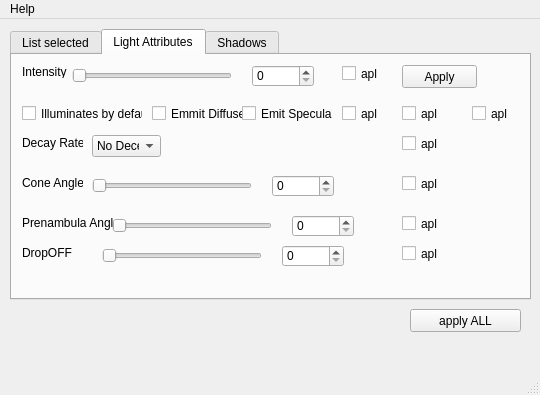
<?xml version="1.0" encoding="UTF-8"?>
<ui version="4.0">
 <class>mMSlgts_wnd</class>
 <widget class="QMainWindow" name="mMSlgts_wnd">
  <property name="geometry">
   <rect>
    <x>0</x>
    <y>0</y>
    <width>540</width>
    <height>395</height>
   </rect>
  </property>
  <property name="windowTitle">
   <string>my MAS Lights</string>
  </property>
  <widget class="QWidget" name="centralwidget">
   <widget class="QWidget" name="gridLayoutWidget">
    <property name="geometry">
     <rect>
      <x>10</x>
      <y>10</y>
      <width>521</width>
      <height>271</height>
     </rect>
    </property>
    <layout class="QGridLayout" name="gridLayout">
     <item row="0" column="0">
      <widget class="QTabWidget" name="tbWgt">
       <property name="currentIndex">
        <number>1</number>
       </property>
       <widget class="QWidget" name="lst_tb">
        <attribute name="title">
         <string>List selected</string>
        </attribute>
        <widget class="QPushButton" name="upd_btn">
         <property name="geometry">
          <rect>
           <x>310</x>
           <y>50</y>
           <width>75</width>
           <height>23</height>
          </rect>
         </property>
         <property name="toolTip">
          <string>&lt;html&gt;&lt;head/&gt;&lt;body&gt;&lt;p&gt;UPDATE  LIST of  ITEMS. it's not nesessery.&lt;/p&gt;&lt;/body&gt;&lt;/html&gt;</string>
         </property>
         <property name="text">
          <string>UPDATE</string>
         </property>
         <property name="-c" stdset="0">
          <string>msLits_updSlLst</string>
         </property>
        </widget>
        <widget class="QPushButton" name="desel_btn">
         <property name="geometry">
          <rect>
           <x>310</x>
           <y>20</y>
           <width>75</width>
           <height>23</height>
          </rect>
         </property>
         <property name="text">
          <string>DeSELECT</string>
         </property>
         <property name="-c" stdset="0">
          <string>msLits_dsel</string>
         </property>
        </widget>
        <widget class="QListWidget" name="objectScrollList">
         <property name="geometry">
          <rect>
           <x>20</x>
           <y>20</y>
           <width>271</width>
           <height>221</height>
          </rect>
         </property>
         <property name="editTriggers">
          <set>QAbstractItemView::NoEditTriggers</set>
         </property>
         <property name="dragEnabled">
          <bool>true</bool>
         </property>
         <property name="dragDropMode">
          <enum>QAbstractItemView::InternalMove</enum>
         </property>
         <property name="defaultDropAction">
          <enum>Qt::MoveAction</enum>
         </property>
         <property name="alternatingRowColors">
          <bool>true</bool>
         </property>
        </widget>
       </widget>
       <widget class="QWidget" name="atr_tb">
        <attribute name="title">
         <string>Light Attributes</string>
        </attribute>
        <widget class="QSpinBox" name="prenambulaAngle_box">
         <property name="geometry">
          <rect>
           <x>280</x>
           <y>160</y>
           <width>62</width>
           <height>22</height>
          </rect>
         </property>
        </widget>
        <widget class="QCheckBox" name="espc_ap">
         <property name="geometry">
          <rect>
           <x>460</x>
           <y>50</y>
           <width>70</width>
           <height>17</height>
          </rect>
         </property>
         <property name="text">
          <string>apl</string>
         </property>
        </widget>
        <widget class="QCheckBox" name="ints_ap">
         <property name="enabled">
          <bool>true</bool>
         </property>
         <property name="geometry">
          <rect>
           <x>330</x>
           <y>10</y>
           <width>70</width>
           <height>17</height>
          </rect>
         </property>
         <property name="text">
          <string>apl</string>
         </property>
        </widget>
        <widget class="QLabel" name="label">
         <property name="geometry">
          <rect>
           <x>10</x>
           <y>10</y>
           <width>46</width>
           <height>13</height>
          </rect>
         </property>
         <property name="text">
          <string>Intensity</string>
         </property>
        </widget>
        <widget class="QSpinBox" name="intensity_box">
         <property name="geometry">
          <rect>
           <x>240</x>
           <y>10</y>
           <width>62</width>
           <height>22</height>
          </rect>
         </property>
        </widget>
        <widget class="QLabel" name="label_5">
         <property name="geometry">
          <rect>
           <x>10</x>
           <y>190</y>
           <width>61</width>
           <height>16</height>
          </rect>
         </property>
         <property name="text">
          <string>DropOFF</string>
         </property>
        </widget>
        <widget class="QSlider" name="drpof_sl">
         <property name="geometry">
          <rect>
           <x>90</x>
           <y>190</y>
           <width>160</width>
           <height>22</height>
          </rect>
         </property>
         <property name="orientation">
          <enum>Qt::Horizontal</enum>
         </property>
         <property name="-dc" stdset="0">
          <string>drofSTapl</string>
         </property>
        </widget>
        <widget class="QSpinBox" name="dropOff_box">
         <property name="geometry">
          <rect>
           <x>270</x>
           <y>190</y>
           <width>62</width>
           <height>22</height>
          </rect>
         </property>
        </widget>
        <widget class="QCheckBox" name="dec_ap">
         <property name="geometry">
          <rect>
           <x>390</x>
           <y>80</y>
           <width>70</width>
           <height>17</height>
          </rect>
         </property>
         <property name="text">
          <string>apl</string>
         </property>
        </widget>
        <widget class="QSpinBox" name="coneAngle_box">
         <property name="geometry">
          <rect>
           <x>260</x>
           <y>120</y>
           <width>62</width>
           <height>22</height>
          </rect>
         </property>
        </widget>
        <widget class="QSlider" name="prnbangl_sl">
         <property name="geometry">
          <rect>
           <x>100</x>
           <y>160</y>
           <width>160</width>
           <height>22</height>
          </rect>
         </property>
         <property name="orientation">
          <enum>Qt::Horizontal</enum>
         </property>
         <property name="-dc" stdset="0">
          <string>pranSTapl</string>
         </property>
        </widget>
        <widget class="QLabel" name="label_2">
         <property name="geometry">
          <rect>
           <x>10</x>
           <y>80</y>
           <width>61</width>
           <height>16</height>
          </rect>
         </property>
         <property name="text">
          <string>Decay Rate</string>
         </property>
        </widget>
        <widget class="QCheckBox" name="cang_ap">
         <property name="geometry">
          <rect>
           <x>390</x>
           <y>120</y>
           <width>70</width>
           <height>17</height>
          </rect>
         </property>
         <property name="text">
          <string>apl</string>
         </property>
        </widget>
        <widget class="QLabel" name="label_3">
         <property name="geometry">
          <rect>
           <x>10</x>
           <y>120</y>
           <width>61</width>
           <height>16</height>
          </rect>
         </property>
         <property name="text">
          <string>Cone Angle</string>
         </property>
        </widget>
        <widget class="QCheckBox" name="emsp">
         <property name="geometry">
          <rect>
           <x>230</x>
           <y>50</y>
           <width>91</width>
           <height>17</height>
          </rect>
         </property>
         <property name="text">
          <string>Emit Specular</string>
         </property>
         <property name="-cc" stdset="0">
          <string>emspSTapl</string>
         </property>
        </widget>
        <widget class="QCheckBox" name="ilbd">
         <property name="geometry">
          <rect>
           <x>10</x>
           <y>50</y>
           <width>121</width>
           <height>17</height>
          </rect>
         </property>
         <property name="text">
          <string>Illuminates by default</string>
         </property>
         <property name="-cc" stdset="0">
          <string>ilbdfSTapl</string>
         </property>
        </widget>
        <widget class="QCheckBox" name="prang_ap">
         <property name="geometry">
          <rect>
           <x>390</x>
           <y>160</y>
           <width>70</width>
           <height>17</height>
          </rect>
         </property>
         <property name="text">
          <string>apl</string>
         </property>
        </widget>
        <widget class="QCheckBox" name="edf_ap">
         <property name="geometry">
          <rect>
           <x>390</x>
           <y>50</y>
           <width>70</width>
           <height>17</height>
          </rect>
         </property>
         <property name="text">
          <string>apl</string>
         </property>
        </widget>
        <widget class="QCheckBox" name="drpof_ap">
         <property name="geometry">
          <rect>
           <x>390</x>
           <y>190</y>
           <width>70</width>
           <height>17</height>
          </rect>
         </property>
         <property name="text">
          <string>apl</string>
         </property>
        </widget>
        <widget class="QSlider" name="cnang_sl">
         <property name="geometry">
          <rect>
           <x>80</x>
           <y>120</y>
           <width>160</width>
           <height>22</height>
          </rect>
         </property>
         <property name="singleStep">
          <number>0</number>
         </property>
         <property name="orientation">
          <enum>Qt::Horizontal</enum>
         </property>
         <property name="-dc" stdset="0">
          <string>cnanSTapl</string>
         </property>
        </widget>
        <widget class="QCheckBox" name="ilbdf_ap">
         <property name="geometry">
          <rect>
           <x>330</x>
           <y>50</y>
           <width>70</width>
           <height>17</height>
          </rect>
         </property>
         <property name="text">
          <string>apl</string>
         </property>
        </widget>
        <widget class="QCheckBox" name="emdf">
         <property name="geometry">
          <rect>
           <x>140</x>
           <y>50</y>
           <width>91</width>
           <height>17</height>
          </rect>
         </property>
         <property name="text">
          <string>Emmit Diffuse</string>
         </property>
         <property name="-cc" stdset="0">
          <string>emdfSTapl</string>
         </property>
        </widget>
        <widget class="QLabel" name="label_4">
         <property name="geometry">
          <rect>
           <x>10</x>
           <y>160</y>
           <width>91</width>
           <height>16</height>
          </rect>
         </property>
         <property name="text">
          <string>Prenambula Angle</string>
         </property>
        </widget>
        <widget class="QSlider" name="intns_sl">
         <property name="geometry">
          <rect>
           <x>60</x>
           <y>10</y>
           <width>160</width>
           <height>22</height>
          </rect>
         </property>
         <property name="orientation">
          <enum>Qt::Horizontal</enum>
         </property>
         <property name="-dc" stdset="0">
          <string>itstSTapl</string>
         </property>
        </widget>
        <widget class="QComboBox" name="dcyrt_bx">
         <property name="geometry">
          <rect>
           <x>80</x>
           <y>80</y>
           <width>69</width>
           <height>22</height>
          </rect>
         </property>
         <property name="-cc" stdset="0">
          <string>dcrtSTapl</string>
         </property>
         <item>
          <property name="text">
           <string>No Decey</string>
          </property>
         </item>
         <item>
          <property name="text">
           <string>Linear</string>
          </property>
         </item>
         <item>
          <property name="text">
           <string>Quadratic</string>
          </property>
         </item>
         <item>
          <property name="text">
           <string>Cubic</string>
          </property>
         </item>
        </widget>
        <widget class="QPushButton" name="attrAPL_btn">
         <property name="geometry">
          <rect>
           <x>390</x>
           <y>10</y>
           <width>75</width>
           <height>23</height>
          </rect>
         </property>
         <property name="text">
          <string>Apply</string>
         </property>
         <property name="-c" stdset="0">
          <string>masLights_attr_aply</string>
         </property>
        </widget>
       </widget>
       <widget class="QWidget" name="shdw_tb">
        <attribute name="title">
         <string>Shadows</string>
        </attribute>
        <widget class="QTabWidget" name="shdws_tbwgt">
         <property name="geometry">
          <rect>
           <x>10</x>
           <y>10</y>
           <width>501</width>
           <height>231</height>
          </rect>
         </property>
         <property name="currentIndex">
          <number>1</number>
         </property>
         <widget class="QWidget" name="dep_tb">
          <attribute name="title">
           <string>depthmap</string>
          </attribute>
          <widget class="QCheckBox" name="use_dms_chk">
           <property name="geometry">
            <rect>
             <x>10</x>
             <y>0</y>
             <width>131</width>
             <height>17</height>
            </rect>
           </property>
           <property name="text">
            <string>use depth map shadow</string>
           </property>
          </widget>
         </widget>
         <widget class="QWidget" name="rtrce_shad_tab">
          <attribute name="title">
           <string>ray trace</string>
          </attribute>
          <widget class="QCheckBox" name="use_rtrs_chk">
           <property name="geometry">
            <rect>
             <x>300</x>
             <y>10</y>
             <width>131</width>
             <height>17</height>
            </rect>
           </property>
           <property name="text">
            <string>use raytrace shadow</string>
           </property>
           <property name="checked">
            <bool>false</bool>
           </property>
           <property name="-cc" stdset="0">
            <string>usRSHapl</string>
           </property>
          </widget>
          <widget class="QLabel" name="label_6">
           <property name="geometry">
            <rect>
             <x>20</x>
             <y>50</y>
             <width>71</width>
             <height>16</height>
            </rect>
           </property>
           <property name="text">
            <string>Light radius</string>
           </property>
          </widget>
          <widget class="QLabel" name="label_7">
           <property name="geometry">
            <rect>
             <x>20</x>
             <y>100</y>
             <width>71</width>
             <height>16</height>
            </rect>
           </property>
           <property name="text">
            <string>shadow rays</string>
           </property>
          </widget>
          <widget class="QLabel" name="label_8">
           <property name="geometry">
            <rect>
             <x>20</x>
             <y>140</y>
             <width>81</width>
             <height>16</height>
            </rect>
           </property>
           <property name="text">
            <string>Ray Depth Limit</string>
           </property>
          </widget>
          <widget class="QSpinBox" name="rtslr_box">
           <property name="geometry">
            <rect>
             <x>120</x>
             <y>50</y>
             <width>42</width>
             <height>22</height>
            </rect>
           </property>
          </widget>
          <widget class="QSpinBox" name="rtssr_box">
           <property name="geometry">
            <rect>
             <x>120</x>
             <y>100</y>
             <width>42</width>
             <height>22</height>
            </rect>
           </property>
          </widget>
          <widget class="QSpinBox" name="rtsrdl_box">
           <property name="geometry">
            <rect>
             <x>120</x>
             <y>140</y>
             <width>42</width>
             <height>22</height>
            </rect>
           </property>
          </widget>
          <widget class="QPushButton" name="rtr_shd_apl">
           <property name="geometry">
            <rect>
             <x>410</x>
             <y>170</y>
             <width>75</width>
             <height>23</height>
            </rect>
           </property>
           <property name="text">
            <string>Apply</string>
           </property>
           <property name="-c" stdset="0">
            <string>masLights_rtsh_aply</string>
           </property>
          </widget>
          <widget class="QCheckBox" name="urts_apl">
           <property name="geometry">
            <rect>
             <x>440</x>
             <y>10</y>
             <width>70</width>
             <height>17</height>
            </rect>
           </property>
           <property name="text">
            <string>apl</string>
           </property>
          </widget>
          <widget class="QCheckBox" name="rtslr_apl">
           <property name="geometry">
            <rect>
             <x>440</x>
             <y>50</y>
             <width>70</width>
             <height>17</height>
            </rect>
           </property>
           <property name="text">
            <string>apl</string>
           </property>
          </widget>
          <widget class="QCheckBox" name="rtssr_apl">
           <property name="geometry">
            <rect>
             <x>440</x>
             <y>90</y>
             <width>70</width>
             <height>17</height>
            </rect>
           </property>
           <property name="text">
            <string>apl</string>
           </property>
          </widget>
          <widget class="QCheckBox" name="rtsrdl_apl">
           <property name="geometry">
            <rect>
             <x>440</x>
             <y>140</y>
             <width>70</width>
             <height>17</height>
            </rect>
           </property>
           <property name="text">
            <string>apl</string>
           </property>
          </widget>
          <widget class="QSlider" name="rtslr_sl">
           <property name="geometry">
            <rect>
             <x>190</x>
             <y>50</y>
             <width>160</width>
             <height>22</height>
            </rect>
           </property>
           <property name="orientation">
            <enum>Qt::Horizontal</enum>
           </property>
           <property name="-dc" stdset="0">
            <string>lrRSHapl</string>
           </property>
          </widget>
          <widget class="QSlider" name="rtssr_sl">
           <property name="geometry">
            <rect>
             <x>190</x>
             <y>100</y>
             <width>160</width>
             <height>22</height>
            </rect>
           </property>
           <property name="orientation">
            <enum>Qt::Horizontal</enum>
           </property>
           <property name="-dc" stdset="0">
            <string>srRSHapl</string>
           </property>
          </widget>
          <widget class="QSlider" name="rtsrdl_sl">
           <property name="geometry">
            <rect>
             <x>190</x>
             <y>140</y>
             <width>160</width>
             <height>22</height>
            </rect>
           </property>
           <property name="orientation">
            <enum>Qt::Horizontal</enum>
           </property>
           <property name="-dc" stdset="0">
            <string>dlRSHapl</string>
           </property>
          </widget>
         </widget>
        </widget>
       </widget>
      </widget>
     </item>
    </layout>
   </widget>
   <widget class="QPushButton" name="aplAl_bt">
    <property name="geometry">
     <rect>
      <x>410</x>
      <y>290</y>
      <width>111</width>
      <height>23</height>
     </rect>
    </property>
    <property name="text">
     <string>apply ALL</string>
    </property>
    <property name="-c" stdset="0">
     <string>msLits_aplAL</string>
    </property>
   </widget>
  </widget>
  <widget class="QMenuBar" name="menubar">
   <property name="geometry">
    <rect>
     <x>0</x>
     <y>0</y>
     <width>540</width>
     <height>21</height>
    </rect>
   </property>
   <widget class="QMenu" name="menuHelp">
    <property name="title">
     <string>Help</string>
    </property>
    <addaction name="actionAbout"/>
   </widget>
   <addaction name="menuHelp"/>
  </widget>
  <widget class="QStatusBar" name="statusbar"/>
  <action name="actionAbout">
   <property name="text">
    <string>About</string>
   </property>
  </action>
 </widget>
 <resources/>
 <connections>
  <connection>
   <sender>intns_sl</sender>
   <signal>valueChanged(int)</signal>
   <receiver>intensity_box</receiver>
   <slot>setValue(int)</slot>
   <hints>
    <hint type="sourcelabel">
     <x>127</x>
     <y>71</y>
    </hint>
    <hint type="destinationlabel">
     <x>265</x>
     <y>78</y>
    </hint>
   </hints>
  </connection>
  <connection>
   <sender>cnang_sl</sender>
   <signal>valueChanged(int)</signal>
   <receiver>coneAngle_box</receiver>
   <slot>setValue(int)</slot>
   <hints>
    <hint type="sourcelabel">
     <x>154</x>
     <y>183</y>
    </hint>
    <hint type="destinationlabel">
     <x>293</x>
     <y>187</y>
    </hint>
   </hints>
  </connection>
  <connection>
   <sender>prnbangl_sl</sender>
   <signal>valueChanged(int)</signal>
   <receiver>prenambulaAngle_box</receiver>
   <slot>setValue(int)</slot>
   <hints>
    <hint type="sourcelabel">
     <x>178</x>
     <y>226</y>
    </hint>
    <hint type="destinationlabel">
     <x>304</x>
     <y>225</y>
    </hint>
   </hints>
  </connection>
  <connection>
   <sender>drpof_sl</sender>
   <signal>valueChanged(int)</signal>
   <receiver>dropOff_box</receiver>
   <slot>setValue(int)</slot>
   <hints>
    <hint type="sourcelabel">
     <x>173</x>
     <y>250</y>
    </hint>
    <hint type="destinationlabel">
     <x>293</x>
     <y>256</y>
    </hint>
   </hints>
  </connection>
  <connection>
   <sender>intensity_box</sender>
   <signal>valueChanged(int)</signal>
   <receiver>intns_sl</receiver>
   <slot>setValue(int)</slot>
   <hints>
    <hint type="sourcelabel">
     <x>272</x>
     <y>75</y>
    </hint>
    <hint type="destinationlabel">
     <x>188</x>
     <y>82</y>
    </hint>
   </hints>
  </connection>
  <connection>
   <sender>coneAngle_box</sender>
   <signal>valueChanged(int)</signal>
   <receiver>cnang_sl</receiver>
   <slot>setValue(int)</slot>
   <hints>
    <hint type="sourcelabel">
     <x>289</x>
     <y>181</y>
    </hint>
    <hint type="destinationlabel">
     <x>210</x>
     <y>183</y>
    </hint>
   </hints>
  </connection>
  <connection>
   <sender>prenambulaAngle_box</sender>
   <signal>valueChanged(int)</signal>
   <receiver>prnbangl_sl</receiver>
   <slot>setValue(int)</slot>
   <hints>
    <hint type="sourcelabel">
     <x>303</x>
     <y>220</y>
    </hint>
    <hint type="destinationlabel">
     <x>234</x>
     <y>222</y>
    </hint>
   </hints>
  </connection>
  <connection>
   <sender>rtslr_box</sender>
   <signal>valueChanged(int)</signal>
   <receiver>rtslr_sl</receiver>
   <slot>setValue(int)</slot>
   <hints>
    <hint type="sourcelabel">
     <x>163</x>
     <y>146</y>
    </hint>
    <hint type="destinationlabel">
     <x>248</x>
     <y>143</y>
    </hint>
   </hints>
  </connection>
  <connection>
   <sender>rtssr_box</sender>
   <signal>valueChanged(int)</signal>
   <receiver>rtssr_sl</receiver>
   <slot>setValue(int)</slot>
   <hints>
    <hint type="sourcelabel">
     <x>173</x>
     <y>195</y>
    </hint>
    <hint type="destinationlabel">
     <x>222</x>
     <y>199</y>
    </hint>
   </hints>
  </connection>
  <connection>
   <sender>rtsrdl_box</sender>
   <signal>valueChanged(int)</signal>
   <receiver>rtsrdl_sl</receiver>
   <slot>setValue(int)</slot>
   <hints>
    <hint type="sourcelabel">
     <x>162</x>
     <y>235</y>
    </hint>
    <hint type="destinationlabel">
     <x>221</x>
     <y>242</y>
    </hint>
   </hints>
  </connection>
  <connection>
   <sender>rtsrdl_sl</sender>
   <signal>valueChanged(int)</signal>
   <receiver>rtsrdl_box</receiver>
   <slot>setValue(int)</slot>
   <hints>
    <hint type="sourcelabel">
     <x>286</x>
     <y>243</y>
    </hint>
    <hint type="destinationlabel">
     <x>159</x>
     <y>243</y>
    </hint>
   </hints>
  </connection>
  <connection>
   <sender>rtssr_sl</sender>
   <signal>valueChanged(int)</signal>
   <receiver>rtssr_box</receiver>
   <slot>setValue(int)</slot>
   <hints>
    <hint type="sourcelabel">
     <x>266</x>
     <y>195</y>
    </hint>
    <hint type="destinationlabel">
     <x>173</x>
     <y>196</y>
    </hint>
   </hints>
  </connection>
  <connection>
   <sender>rtslr_sl</sender>
   <signal>valueChanged(int)</signal>
   <receiver>rtslr_box</receiver>
   <slot>setValue(int)</slot>
   <hints>
    <hint type="sourcelabel">
     <x>277</x>
     <y>154</y>
    </hint>
    <hint type="destinationlabel">
     <x>161</x>
     <y>153</y>
    </hint>
   </hints>
  </connection>
 </connections>
</ui>
